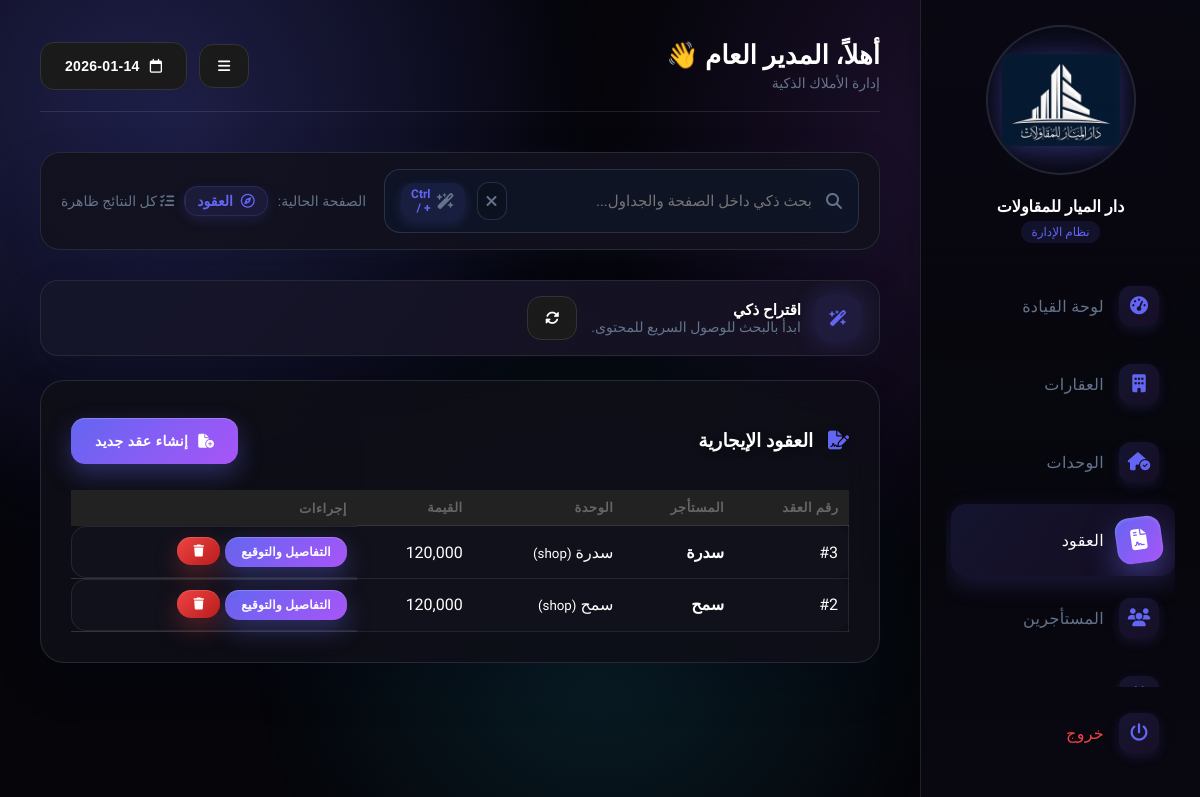
The app's page /index.php?p=contracts (signed in) with its own data.
### tables this page shows
CREATE TABLE `contracts` (
  `id` int NOT NULL,
  `tenant_id` int NOT NULL,
  `unit_id` int NOT NULL,
  `start_date` date NOT NULL,
  `end_date` date NOT NULL,
  `total_amount` decimal(15,2) NOT NULL,
  `paid_amount` decimal(15,2) DEFAULT '0.00',
  `status` enum('active','expired') DEFAULT 'active',
  `signature_img` longtext
);

CREATE TABLE `tenants` (
  `id` int NOT NULL,
  `name` varchar(255) NOT NULL,
  `phone` varchar(20) NOT NULL,
  `id_number` varchar(50) DEFAULT NULL,
  `email` varchar(100) DEFAULT NULL
);

CREATE TABLE `units` (
  `id` int NOT NULL,
  `property_id` int NOT NULL,
  `unit_name` varchar(100) NOT NULL,
  `type` varchar(50) DEFAULT 'apartment',
  `yearly_price` decimal(15,2) DEFAULT '0.00',
  `elec_meter_no` varchar(50) DEFAULT NULL,
  `water_meter_no` varchar(50) DEFAULT NULL,
  `status` enum('available','rented') DEFAULT 'available'
);

### pages/contracts.php (the view, shortened to what this page needs)
<div class="card">
    <div style="display:flex; justify-content:space-between; align-items:center; margin-bottom:20px">
        <h3><i class="fa-solid fa-file-signature" style="margin-left:10px;color:var(--primary)"></i> العقود الإيجارية</h3>
        <button onclick="document.getElementById('contModal').style.display='flex'" class="btn btn-primary">
            <i class="fa-solid fa-file-circle-plus"></i> إنشاء عقد جديد
        </button>
    </div>
    <?php
    $conts = $pdo->query("SELECT c.*, t.name as tname, u.unit_name, u.type FROM contracts c JOIN tenants t ON c.tenant_id=t.id JOIN units u ON c.unit_id=u.id ORDER BY id DESC");
    if($conts->rowCount() == 0): ?>
        <div style="text-align:center; padding:50px; border:2px dashed #333; color:#777">
            لا توجد عقود.. اضغط على "إنشاء عقد جديد" للبدء.
        </div>
    <?php else: ?>
        <table style="width:100%; border-collapse:collapse">
            <thead>
                <tr style="background:#222; text-align:right">
                    <th style="padding:10px">رقم العقد</th>
                    <th style="padding:10px">المستأجر</th>
                    <th style="padding:10px">الوحدة</th>
                    <th style="padding:10px">القيمة</th>
                    <th style="padding:10px">إجراءات</th>
                </tr>
            </thead>
            <tbody>
                <?php while($r = $conts->fetch()):
                ?>
                <tr style="border-bottom:1px solid #333">
                    <td style="padding:10px">#<?= $r['id'] ?></td>
                    <td style="padding:10px; font-weight:bold"><?= $r['tname'] ?></td>
                    <td style="padding:10px"><?= $r['unit_name'] ?> <small>(<?= $r['type'] ?>)</small></td>
                    <td style="padding:10px">
                        <?= number_format($r['total_amount']) ?>
                    </td>
                    <td style="padding:10px; display:flex; gap:5px">
                        <a href="index.php?p=contract_view&id=<?= $r['id'] ?>" class="btn btn-primary btn-sm">التفاصيل والتوقيع</a>
                        <form method="POST" onsubmit="return confirm('حذف العقد؟');" style="margin:0">
                            <button class="btn btn-danger btn-sm"><i class="fa-solid fa-trash"></i></button>
                        </form>
                    </td>
                </tr>
                <?php endwhile; ?>
            </tbody>
        </table>
    <?php endif; ?>
</div>

### includes/header.php (style rules this page uses)
:root { --bg:#05050a; --card:rgba(15, 15, 24, 0.9); --border:rgba(148, 163, 184, 0.18); --primary:#6366f1; --accent:#a855f7; --accent-2:#22d3ee; --text:#fff; --muted:#64748b; --success:#10b981; --danger:#ef4444; --warning:#f59e0b; --sidebar-bg:rgba(8, 8, 14, 0.95); --sidebar-shadow:8px 0 40px rgba(0,0,0,0.45); --logo-bg:radial-gradient(circle at center, rgba(99,102,241,0.25), rgba(0,0,0,0.9)); --nav-hover-bg:rgba(99,102,241,0.08); --nav-hover-text:#ffffff; --main-bg:radial-gradient(circle at 10% 10%, rgba(99,102,241,0.12), transparent 45%); --table-th:#666; --table-td-bg:rgba(18, 18, 28, 0.9); --table-td-border:rgba(148, 163, 184, 0.15); --btn-dark-bg:#1a1a1a; --btn-dark-border:#333; --modal-overlay:rgba(2,6,23,0.78); --modal-bg:rgba(17, 17, 28, 0.95); --modal-border:rgba(148, 163, 184, 0.2); --input-bg:rgba(15, 23, 42, 0.7); --input-border:rgba(148, 163, 184, 0.2); --scrollbar:rgba(99,102,241,0.4); --close-bg:rgba(239,68,68,0.15); --close-hover:#ef4444; --tag-bg:rgba(99,102,241,0.12); --glow:0 0 25px rgba(99,102,241,0.25); --glow-strong:0 0 40px rgba(99,102,241,0.4); }
* { box-sizing:border-box; outline:none; }
body { font-family:'Tajawal'; background:var(--bg); color:var(--text); margin:0; display:flex; height:100vh; overflow:hidden; position:relative; }
body::before { content:''; position:fixed; inset:0; background: radial-gradient(circle at 15% 15%, rgba(99,102,241,0.18), transparent 35%), radial-gradient(circle at 85% 20%, rgba(168,85,247,0.18), transparent 35%), radial-gradient(circle at 50% 80%, rgba(34,211,238,0.12), transparent 40%); z-index:-1; }
.card { background:var(--card); border:1px solid var(--border); border-radius:24px; padding:30px; margin-bottom:30px; position:relative; box-shadow:0 20px 45px rgba(2,6,23,0.2); transition:all 0.5s cubic-bezier(0.34, 1.56, 0.64, 1); backdrop-filter:blur(20px); overflow:hidden; }
.card::before { content:''; position:absolute; inset:0; border-radius:24px; background:radial-gradient(circle at top right, rgba(99,102,241,0.1), transparent 50%), radial-gradient(circle at bottom left, rgba(168,85,247,0.08), transparent 50%); opacity:0; transition:opacity 0.5s ease; pointer-events:none; }
.card::after { content:''; position:absolute; inset:0; border-radius:24px; background:linear-gradient(135deg, rgba(99,102,241,0.05), rgba(168,85,247,0.05)); opacity:0; transition:opacity 0.5s ease; pointer-events:none; }
.card h2, .card h3 { position:relative; z-index:1; text-shadow: 0 2px 8px rgba(0,0,0,0.3); }
.card table, .card form, .card > div { position:relative; z-index:1; }
table { width:100%; border-collapse:separate; border-spacing:0 8px; }
th { text-align:right; color:var(--table-th); font-size:13px; padding:10px 20px; font-weight:600; letter-spacing:0.5px; }
td { background:var(--table-td-bg); padding:20px; border:1px solid var(--table-td-border); border-left:none; border-right:none; transition:all 0.4s cubic-bezier(0.34, 1.56, 0.64, 1); }
td:first-child { border-radius:0 15px 15px 0; border-right:1px solid var(--table-td-border); }
td:last-child { border-radius:15px 0 0 15px; border-left:1px solid var(--table-td-border); }
tbody tr { transition: all 0.3s ease; }
.btn { padding:15px 24px; border:none; border-radius:14px; font-weight:bold; cursor:pointer; font-size:14px; transition:all 0.4s cubic-bezier(0.34, 1.56, 0.64, 1); display:inline-flex; align-items:center; gap:10px; color:white; position:relative; overflow:hidden; text-decoration:none; letter-spacing:0.3px; }
.btn::before { content:''; position:absolute; inset:0; background:linear-gradient(120deg, rgba(255,255,255,0), rgba(255,255,255,0.3), rgba(255,255,255,0)); transform:translateX(-100%); transition:transform 0.6s ease; }
.btn::after { content:''; position:absolute; inset:-2px; border-radius:14px; background:linear-gradient(45deg, transparent, rgba(255,255,255,0.15), transparent); opacity:0; transition:opacity 0.3s ease; pointer-events:none; }
.btn i { position:relative; z-index:1; transition: transform 0.4s cubic-bezier(0.34, 1.56, 0.64, 1); }
.btn-primary { background:linear-gradient(135deg, var(--primary), var(--accent)); box-shadow:0 10px 25px rgba(99,102,241,0.35), inset 0 1px 0 rgba(255,255,255,0.2); }
.btn-danger { background:linear-gradient(135deg, #ef4444, #b91c1c); box-shadow:0 10px 25px rgba(239,68,68,0.3), inset 0 1px 0 rgba(255,255,255,0.15); }
.btn-sm { padding:8px 16px; font-size:12px; }
.card { animation: fadeInUp 1s ease 0.4s both; }
.card:nth-child(4) { animation-delay: 0.7s; }

### records on screen
contracts: id "3", tenant.name "سدرة", unit.unit_name "سدرة", unit.type "shop", total_amount "120,000"
contracts: id "2", tenant.name "سمح", unit.unit_name "سمح", unit.type "shop", total_amount "120,000"

### other values on screen
$company_name_safe "دار الميار للمقاولات"
$user_name "المدير العام"
$displayDate "2026-01-14"
$page_title "العقود"
